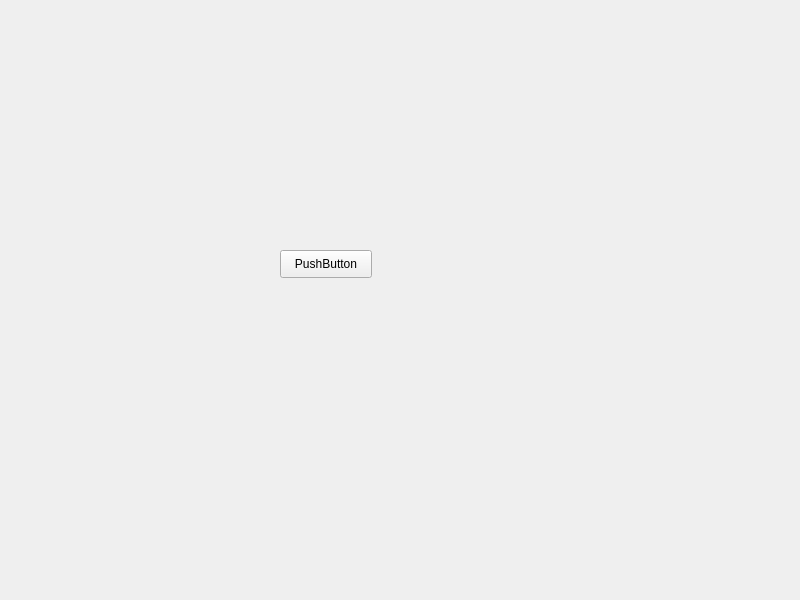
<?xml version="1.0" encoding="UTF-8"?>
<ui version="4.0">
 <class>Widget</class>
 <widget class="QWidget" name="Widget">
  <property name="geometry">
   <rect>
    <x>0</x>
    <y>0</y>
    <width>800</width>
    <height>600</height>
   </rect>
  </property>
  <property name="windowTitle">
   <string>Widget</string>
  </property>
  <widget class="QPushButton" name="pushButton">
   <property name="geometry">
    <rect>
     <x>280</x>
     <y>250</y>
     <width>92</width>
     <height>28</height>
    </rect>
   </property>
   <property name="text">
    <string>PushButton</string>
   </property>
  </widget>
 </widget>
 <resources/>
 <connections/>
</ui>
